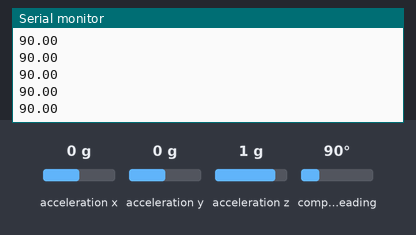
This sketch was run on a simulated Arduino Uno, built with avr-gcc and run on an emulated ATmega328P. On the bench: the last lines printed to the serial monitor. The inputs (shaded band) are chosen by the test bench; at power-on: compass heading 90°, acceleration x 0 g, acceleration z 1 g, acceleration y 0 g.

Above: at 1.2 s.
1.3 s: compass heading set to 7°
At 1.8 s:
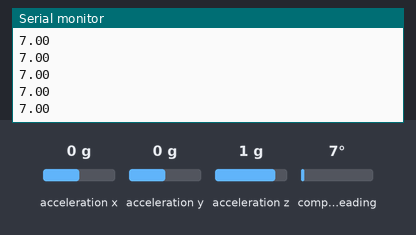
2.8 s: compass heading set to 180°
At 3.6 s:
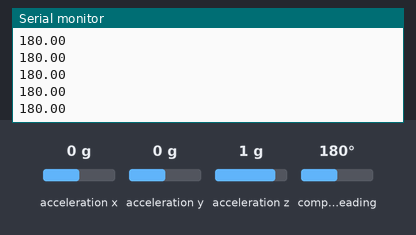
4.3 s: acceleration x set to -1.4 g
5.8 s: acceleration z set to 0 g
7.3 s: acceleration y set to -1.4 g
Timing chart, 0 to 9.8 s (numbered marks = the images above; inputs shaded):
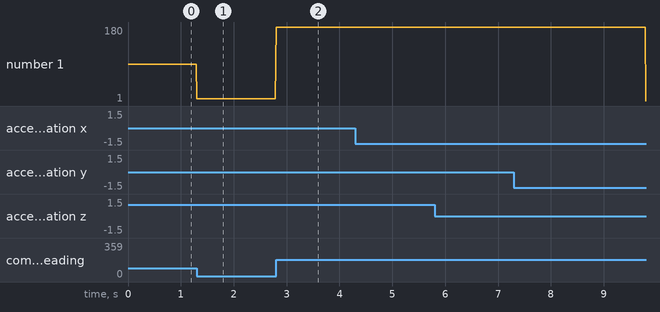

The sketch:

BNO055Test.ino
```cpp
#include <Wire.h>
#include <Adafruit_Sensor.h>
#include <Adafruit_BNO055.h>
#include <utility/imumaths.h>

Adafruit_BNO055 bno = Adafruit_BNO055(55);

void setup() {
  Serial.begin(9600);

  if (!bno.begin()) {
    Serial.println("no BNO055 detected");
    while (1);
  }

  bno.setExtCrystalUse(true);
}

void loop() {
  sensors_event_t event;
  bno.getEvent(&event);

  Serial.println(event.orientation.x); //send yaw via uart

  delay(10);
}
```

Measured:
- after the input at 1.3 s, the serial monitor: prints a new line at once (image 1)
- after the input at 2.8 s, the serial monitor: prints a new line at once (image 2)
- plotted number 1: 90 → 7 after the input at 1.3 s, 7 → 180 after the input at 2.8 s, 180 → 1 after the input at 7.3 s
